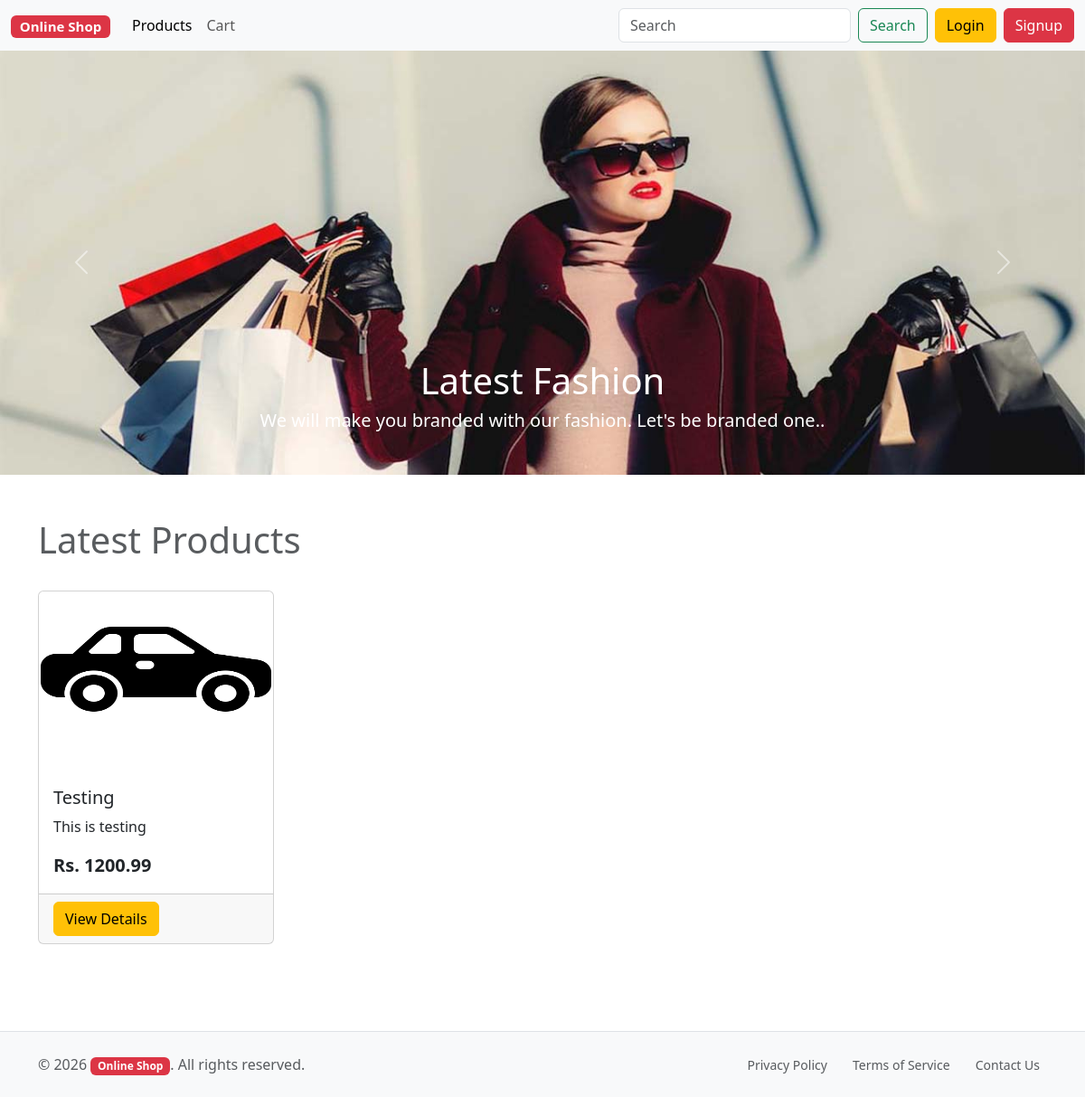
The app's page /, older data.
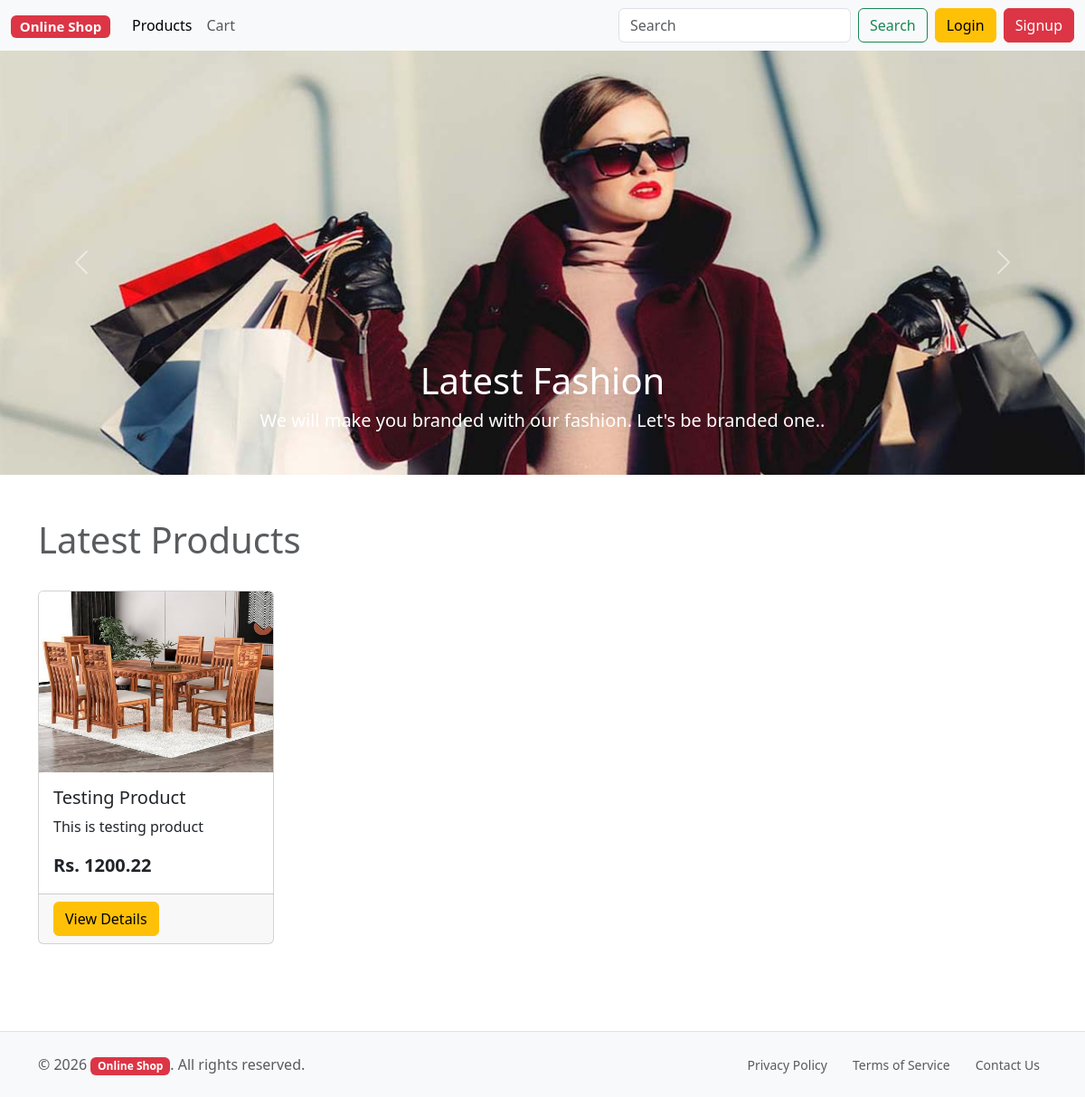
The same page, newer data.
### product/models.py (models this page shows, shortened)
class Product(models.Model):
    product_name = models.CharField(max_length=100)
    product_description = models.TextField()
    product_price = models.DecimalField(max_digits=6, decimal_places=2)
    in_stock = models.BooleanField(default=True)
    category = models.ForeignKey(to=Category, on_delete=models.CASCADE,related_name="product")
    image = models.ImageField(upload_to='products')

### userpage/views.py (the view)
# urls.py: path('',views.homepage, name="homepage")
def homepage(request):
    products = Product.objects.all().order_by("-id")[:8]
    return render(request, "userpage/homepage.html", {
        "products": products
    })

### userpage/templates/userpage/homepage.html (shortened to what this page needs)
<!doctype html>
{% extends 'user_base.html' %}
{% load static %}
{% block main_content %}
    {% include 'userpage/includes/carousel.html' %}
    <div class="container my-5">
        <h1 class="text-muted">Latest Products</h1>
        <div class="row row-cols-1 row-cols-md-4 g-4 my-2">
            {% for product in products%}
            <div class="col">
                    <div class="card">
                    <img src="{{product.image.url}}" class="card-img-top" alt="{{product.product_name}}" height="200" width="200">
                    <div class="card-body">
                        <h5 class="card-title">{{product.product_name}}</h5>
                        <p class="card-text">{{product.product_description|truncatewords:10}}</p>
                        <p class="card-text fs-5 fw-bold">Rs. {{product.product_price}}</p>
                    </div>
                    <div class="card-footer">
                        <a href="#" class="btn btn-warning">View Details</a>
                    </div>
                    </div>
                </div>
                {% endfor %}
             </div>
    </div>
{% endblock %}

Row changes from the older to the newer data that the page shows:
removed Product: image (picture), product_name "Testing", product_description "This is testing", product_price "1200.99"
added Product: image (picture), product_name "Testing Product", product_description "This is testing product", product_price "1200.22"
